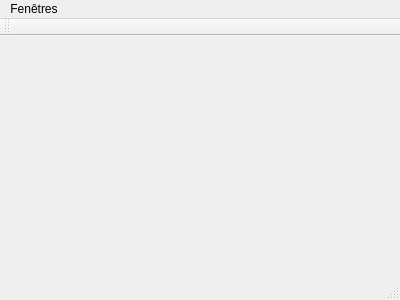
<?xml version="1.0" encoding="UTF-8"?>
<ui version="4.0">
 <class>MainWindow</class>
 <widget class="QMainWindow" name="MainWindow">
  <property name="geometry">
   <rect>
    <x>0</x>
    <y>0</y>
    <width>400</width>
    <height>300</height>
   </rect>
  </property>
  <property name="windowTitle">
   <string>MainWindow</string>
  </property>
  <widget class="QWidget" name="centralWidget">
   <layout class="QVBoxLayout" name="verticalLayout"/>
  </widget>
  <widget class="QMenuBar" name="menuBar">
   <property name="geometry">
    <rect>
     <x>0</x>
     <y>0</y>
     <width>400</width>
     <height>25</height>
    </rect>
   </property>
   <widget class="QMenu" name="menuOptions">
    <property name="title">
     <string>Fenêtres</string>
    </property>
    <addaction name="actionConnection"/>
    <addaction name="actionTerminal"/>
   </widget>
   <addaction name="menuOptions"/>
  </widget>
  <widget class="QToolBar" name="mainToolBar">
   <attribute name="toolBarArea">
    <enum>TopToolBarArea</enum>
   </attribute>
   <attribute name="toolBarBreak">
    <bool>false</bool>
   </attribute>
  </widget>
  <widget class="QStatusBar" name="statusBar"/>
  <action name="actionTerminal">
   <property name="text">
    <string>Console</string>
   </property>
  </action>
  <action name="actionConnection">
   <property name="text">
    <string>Connexion</string>
   </property>
  </action>
 </widget>
 <layoutdefault spacing="6" margin="11"/>
 <resources/>
 <connections/>
</ui>
